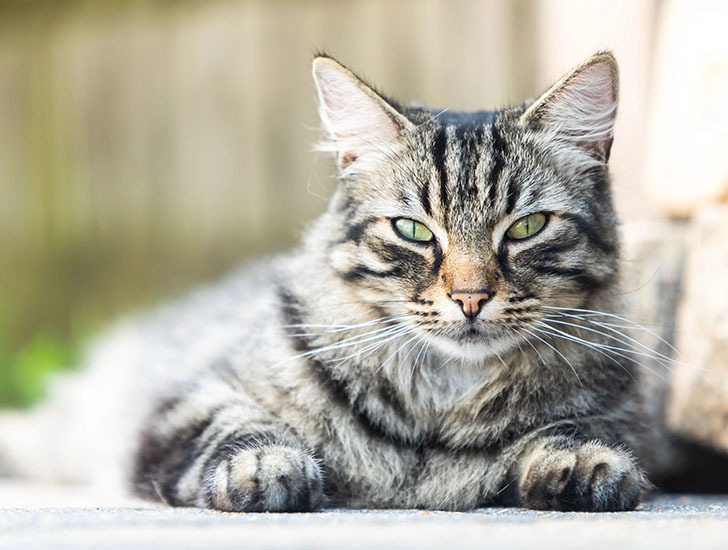
#> input picture Feature_Match/image1.jpg, 728 x 550 px, found by its file name
$ jupyter execute SIFT.ipynb
#> lines starting #> are read from the running program, lines starting #| are printed output that depends on the picture
# **Question-1**

Implement SIFT based image matching between 2 images and visualise the matched key points.

[cell 1]
import cv2
import numpy as np
import matplotlib.pyplot as plt

# Load images

img1 = cv2.imread("image1.jpg", cv2.IMREAD_GRAYSCALE)
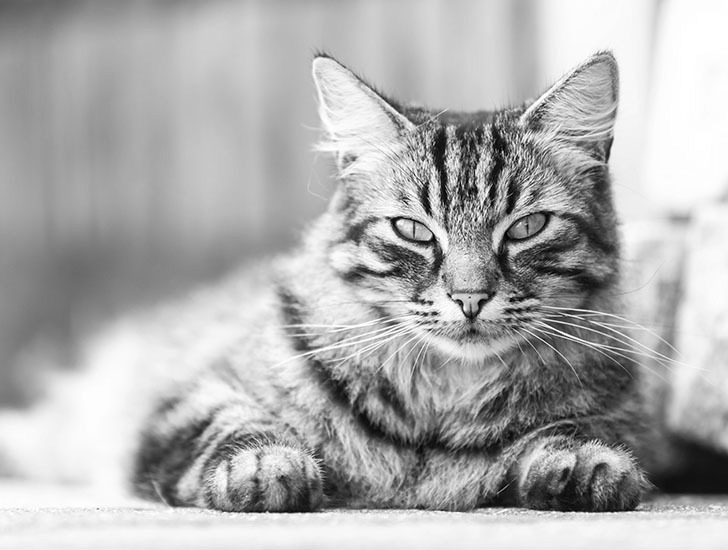
#> img1: shape (550, 728); min 0, max 255, mean 174.5
img2 = cv2.imread("image2.jpg", cv2.IMREAD_GRAYSCALE)
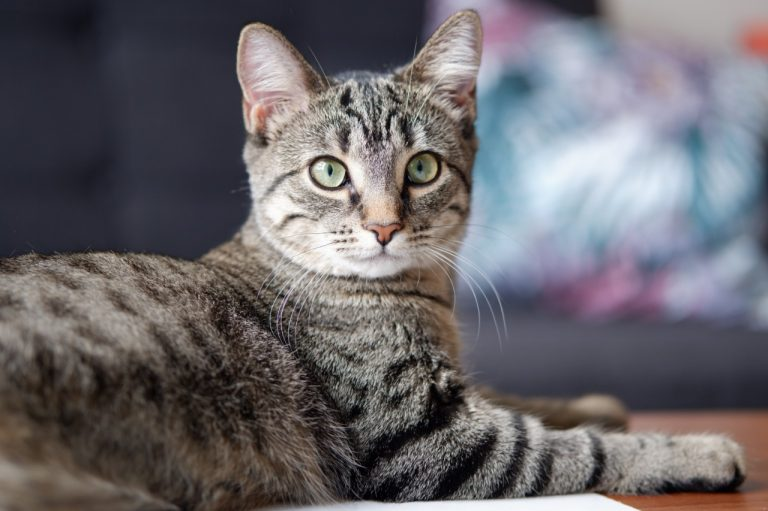
#> input picture Feature_Match/image2.jpg, 768 x 511 px, found by its file name
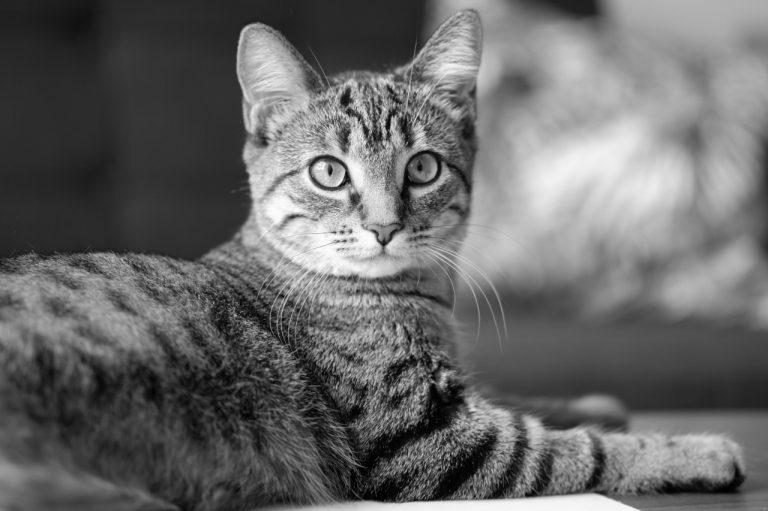
#> img2: shape (511, 768); min 0, max 255, mean 103.8

if img1 is None or img2 is None:
    raise IOError("Error loading images")

[cell 2]
# SIFT detector

sift = cv2.SIFT_create(nfeatures=500)

kp1, des1 = sift.detectAndCompute(img1, None)
#> kp1 = 500 keypoints; strongest (x, y, size): (476, 220, 1.9), (393, 221, 5.9), (434, 313, 3.5), (431, 303, 3.3)
kp2, des2 = sift.detectAndCompute(img2, None)
#> kp2 = 501 keypoints; strongest (x, y, size): (347, 179, 6.2), (330, 171, 4.2), (388, 126, 3.9), (265, 64, 40.9)

[cell 3]
# Visualize keypoints

kp_img1 = cv2.drawKeypoints(
    img1, kp1, None,
    flags=cv2.DRAW_MATCHES_FLAGS_DRAW_RICH_KEYPOINTS
)
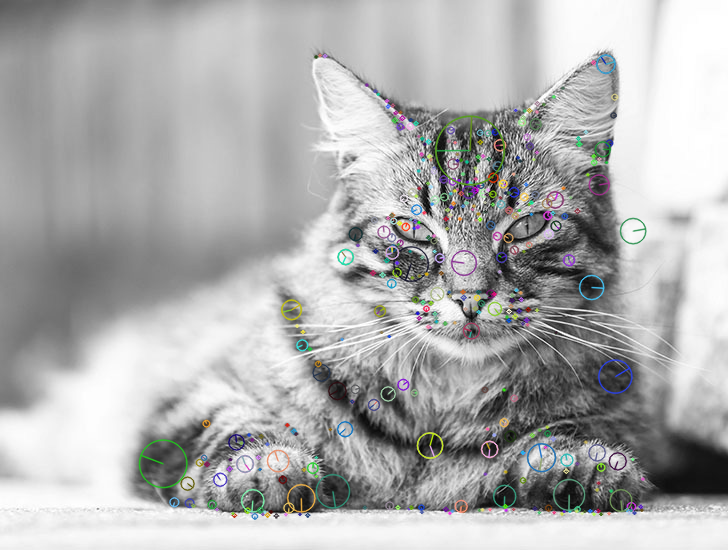
#> kp_img1: shape (550, 728, 3); mean of channels 0, 1, 2 174.4, 174.7, 174.3; drawn as B, G, R

kp_img2 = cv2.drawKeypoints(
    img2, kp2, None,
    flags=cv2.DRAW_MATCHES_FLAGS_DRAW_RICH_KEYPOINTS
)
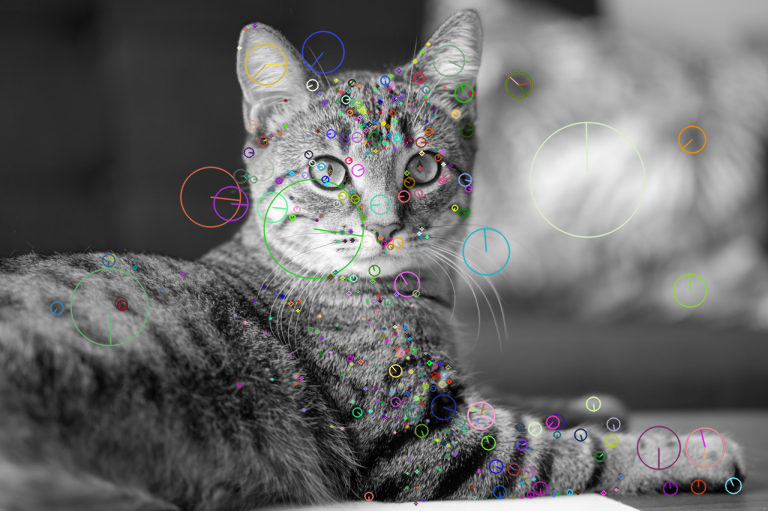
#> kp_img2: shape (511, 768, 3); mean of channels 0, 1, 2 104, 104.3, 104.2; drawn as B, G, R

plt.figure(figsize=(12, 5))
plt.subplot(1, 2, 1)
plt.imshow(kp_img1, cmap="gray")
plt.title(f"Image 1 Keypoints ({len(kp1)})")
plt.axis("off")

plt.subplot(1, 2, 2)
plt.imshow(kp_img2, cmap="gray")
plt.title(f"Image 2 Keypoints ({len(kp2)})")
plt.axis("off")
plt.show()

[cell 4]
# Feature Matching (KNN + Ratio Test)

bf = cv2.BFMatcher(cv2.NORM_L2)
matches = bf.knnMatch(des1, des2, k=2)
#> matches = 500 matches

good_matches = []
for m, n in matches:
    if m.distance < 0.75 * n.distance:
        good_matches.append(m)
#> after the loop, good_matches = 9 matches

print(f"Good matches after ratio test: {len(good_matches)}")
#| Good matches after ratio test: 9

[cell 5]
# RANSAC Homography Filtering

if len(good_matches) > 10:
    src_pts = np.float32([kp1[m.queryIdx].pt for m in good_matches]).reshape(-1, 1, 2)
    dst_pts = np.float32([kp2[m.trainIdx].pt for m in good_matches]).reshape(-1, 1, 2)

    H, mask = cv2.findHomography(src_pts, dst_pts, cv2.RANSAC, 5.0)
    matches_mask = mask.ravel().tolist()
else:
    matches_mask = None

[cell 6]
# Draw inlier matches only

draw_params = dict(
    matchColor=(0, 255, 0),   # Green matches
    singlePointColor=(255, 0, 0),
    matchesMask=matches_mask,
    flags=cv2.DrawMatchesFlags_NOT_DRAW_SINGLE_POINTS
)

matched_img = cv2.drawMatches(
    img1, kp1,
    img2, kp2,
    good_matches,
    None,
    **draw_params
)
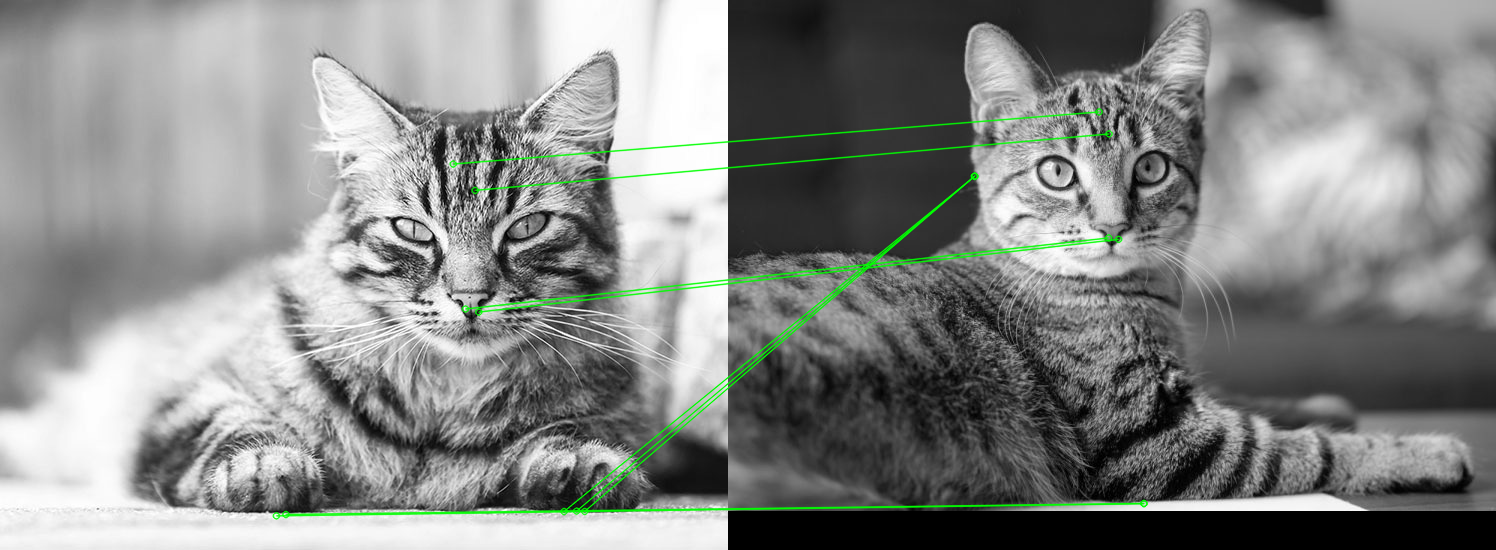
#> matched_img: shape (550, 1496, 3); mean of channels 0, 1, 2 133.2, 135.5, 133.2; drawn as B, G, R

matched_img = cv2.cvtColor(matched_img, cv2.COLOR_BGR2RGB)
